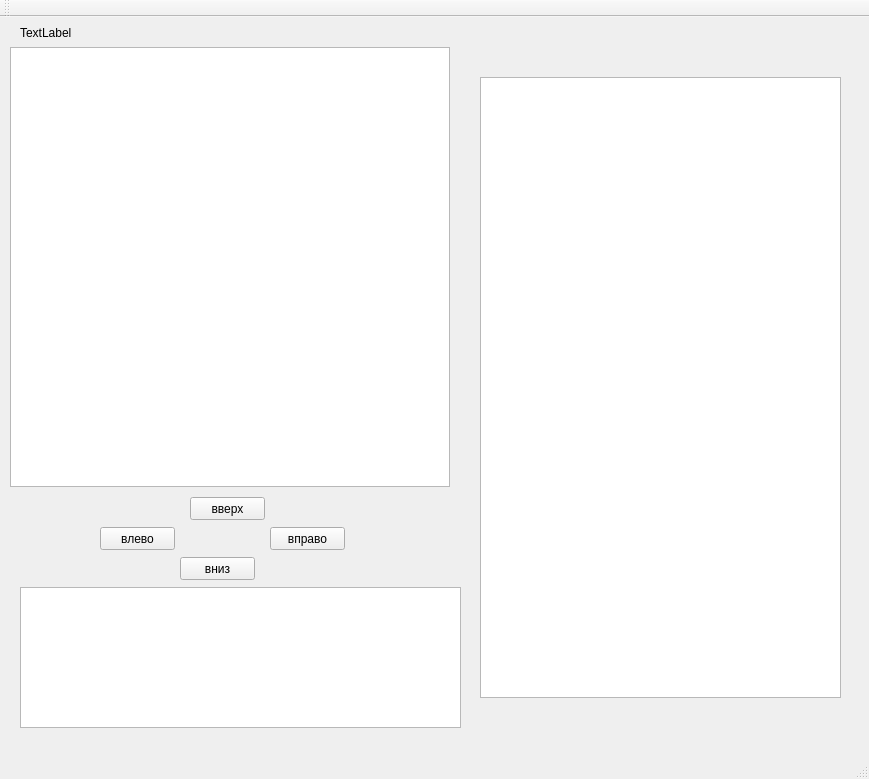
<?xml version="1.0" encoding="UTF-8"?>
<ui version="4.0">
 <class>MainWindow</class>
 <widget class="QMainWindow" name="MainWindow">
  <property name="geometry">
   <rect>
    <x>0</x>
    <y>0</y>
    <width>869</width>
    <height>779</height>
   </rect>
  </property>
  <property name="windowTitle">
   <string>MainWindow</string>
  </property>
  <widget class="QWidget" name="centralWidget">
   <widget class="QPushButton" name="left">
    <property name="geometry">
     <rect>
      <x>100</x>
      <y>510</y>
      <width>75</width>
      <height>23</height>
     </rect>
    </property>
    <property name="text">
     <string>влево</string>
    </property>
   </widget>
   <widget class="QPushButton" name="right">
    <property name="geometry">
     <rect>
      <x>270</x>
      <y>510</y>
      <width>75</width>
      <height>23</height>
     </rect>
    </property>
    <property name="text">
     <string>вправо</string>
    </property>
   </widget>
   <widget class="QPushButton" name="down">
    <property name="geometry">
     <rect>
      <x>180</x>
      <y>540</y>
      <width>75</width>
      <height>23</height>
     </rect>
    </property>
    <property name="text">
     <string>вниз</string>
    </property>
   </widget>
   <widget class="QPushButton" name="up">
    <property name="geometry">
     <rect>
      <x>190</x>
      <y>480</y>
      <width>75</width>
      <height>23</height>
     </rect>
    </property>
    <property name="text">
     <string>вверх</string>
    </property>
   </widget>
   <widget class="QTableWidget" name="tableWidget">
    <property name="geometry">
     <rect>
      <x>10</x>
      <y>30</y>
      <width>440</width>
      <height>440</height>
     </rect>
    </property>
   </widget>
   <widget class="QLabel" name="carma">
    <property name="geometry">
     <rect>
      <x>20</x>
      <y>0</y>
      <width>81</width>
      <height>31</height>
     </rect>
    </property>
    <property name="text">
     <string>TextLabel</string>
    </property>
   </widget>
   <widget class="QListWidget" name="log">
    <property name="geometry">
     <rect>
      <x>20</x>
      <y>570</y>
      <width>441</width>
      <height>141</height>
     </rect>
    </property>
   </widget>
   <widget class="QTextBrowser" name="codeArea">
    <property name="geometry">
     <rect>
      <x>480</x>
      <y>60</y>
      <width>361</width>
      <height>621</height>
     </rect>
    </property>
   </widget>
  </widget>
  <widget class="QMenuBar" name="menuBar">
   <property name="geometry">
    <rect>
     <x>0</x>
     <y>0</y>
     <width>869</width>
     <height>21</height>
    </rect>
   </property>
  </widget>
  <widget class="QToolBar" name="mainToolBar">
   <attribute name="toolBarArea">
    <enum>TopToolBarArea</enum>
   </attribute>
   <attribute name="toolBarBreak">
    <bool>false</bool>
   </attribute>
  </widget>
  <widget class="QStatusBar" name="statusBar"/>
 </widget>
 <layoutdefault spacing="6" margin="11"/>
 <resources/>
 <connections/>
</ui>
